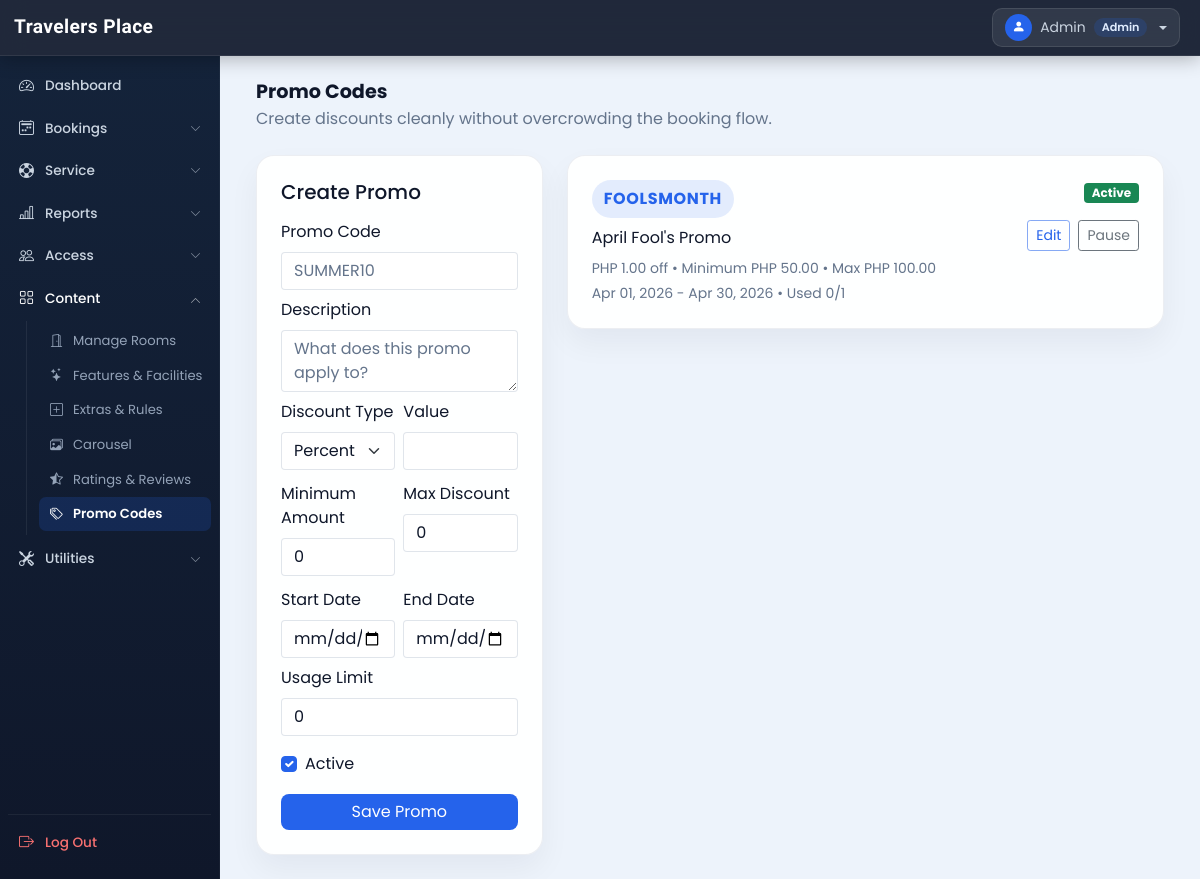
/admin/promo_codes.php (signed in), run on the app's committed database.
### tables this page shows
CREATE TABLE `promo_codes` (
  `id` int(11) NOT NULL AUTO_INCREMENT,
  `code` varchar(50) NOT NULL,
  `description` varchar(255) DEFAULT NULL,
  `discount_type` varchar(20) NOT NULL DEFAULT 'percent',
  `discount_value` decimal(10,2) NOT NULL DEFAULT 0.00,
  `min_amount` decimal(10,2) NOT NULL DEFAULT 0.00,
  `max_discount` decimal(10,2) NOT NULL DEFAULT 0.00,
  `start_date` date DEFAULT NULL,
  `end_date` date DEFAULT NULL,
  `usage_limit` int(11) NOT NULL DEFAULT 0,
  `used_count` int(11) NOT NULL DEFAULT 0,
  `is_active` tinyint(1) NOT NULL DEFAULT 1,
  `created_by` int(11) DEFAULT NULL,
  `created_at` timestamp NOT NULL DEFAULT current_timestamp(),
  PRIMARY KEY (`id`),
  UNIQUE KEY `code` (`code`)
);

### admin/promo_codes.php (the view, shortened to what this page needs)
<?php
  require('inc/db_config.php');
  $promo_rows = [];
  $promo_res = mysqli_query($con, "SELECT * FROM `promo_codes` ORDER BY `created_at` DESC, `id` DESC");
  while ($promo_res && $row = mysqli_fetch_assoc($promo_res)) {
    $promo_rows[] = $row;
  }
  $edit_promo = null;
?>
<!DOCTYPE html>
<html lang="en">
<head>
  <?php require('inc/links.php'); ?>
</head>
<body class="bg-light">
  <?php require('inc/header.php'); ?>
  <div class="container-fluid" id="main-content">
    <div class="p-4">
      <div class="d-flex justify-content-between align-items-start flex-wrap gap-3 mb-4">
        <div>
          <h3 class="mb-1">Promo Codes</h3>
          <p class="text-muted mb-0">Create discounts cleanly without overcrowding the booking flow.</p>
        </div>
      </div>
      <div class="row g-4">
        <div class="col-lg-4">
          <div class="promo-form-card p-4">
            <h5 class="mb-3"><?php echo $edit_promo ? 'Edit Promo' : 'Create Promo'; ?></h5>
            <form method="POST">
              <div class="mb-2">
                <label class="form-label">Promo Code</label>
                <input type="text" class="form-control shadow-none" name="code" value="<?php echo htmlspecialchars($edit_promo['code'] ?? ''); ?>" placeholder="SUMMER10" required>
              </div>
              <div class="mb-2">
                <label class="form-label">Description</label>
                <textarea class="form-control shadow-none" name="description" rows="2" placeholder="What does this promo apply to?"><?php echo htmlspecialchars($edit_promo['description'] ?? ''); ?></textarea>
              </div>
              <div class="row g-2">
                <div class="col-md-6">
                  <label class="form-label">Discount Type</label>
                  <select class="form-select shadow-none" name="discount_type">
                    <option value="percent" <?php echo (($edit_promo['discount_type'] ?? 'percent') === 'percent') ? 'selected' : ''; ?>>Percent</option>
                  </select>
                </div>
                <div class="col-md-6">
                  <label class="form-label">Value</label>
                  <input type="number" step="0.01" class="form-control shadow-none" name="discount_value" value="<?php echo htmlspecialchars($edit_promo['discount_value'] ?? ''); ?>" required>
                </div>
              </div>
              <div class="row g-2 mt-1">
                <div class="col-md-6">
                  <label class="form-label">Minimum Amount</label>
                  <input type="number" step="0.01" class="form-control shadow-none" name="min_amount" value="<?php echo htmlspecialchars($edit_promo['min_amount'] ?? '0'); ?>">
                </div>
                <div class="col-md-6">
                  <label class="form-label">Max Discount</label>
                  <input type="number" step="0.01" class="form-control shadow-none" name="max_discount" value="<?php echo htmlspecialchars($edit_promo['max_discount'] ?? '0'); ?>">
                </div>
              </div>
              <div class="row g-2 mt-1">
                <div class="col-md-6">
                  <label class="form-label">Start Date</label>
                  <input type="date" class="form-control shadow-none" name="start_date" value="<?php echo htmlspecialchars($edit_promo['start_date'] ?? ''); ?>">
                </div>
                <div class="col-md-6">
                  <label class="form-label">End Date</label>
                  <input type="date" class="form-control shadow-none" name="end_date" value="<?php echo htmlspecialchars($edit_promo['end_date'] ?? ''); ?>">
                </div>
              </div>
              <div class="mt-2">
                <label class="form-label">Usage Limit</label>
                <input type="number" class="form-control shadow-none" name="usage_limit" value="<?php echo htmlspecialchars($edit_promo['usage_limit'] ?? '0'); ?>">
              </div>
              <div class="form-check mt-3">
                <input class="form-check-input" type="checkbox" name="is_active" value="1" <?php echo !isset($edit_promo['is_active']) || !empty($edit_promo['is_active']) ? 'checked' : ''; ?>>
                <label class="form-check-label">Active</label>
              </div>
              <button type="submit" class="btn btn-primary shadow-none mt-3 w-100" name="save_promo"><?php echo $edit_promo ? 'Update Promo' : 'Save Promo'; ?></button>
            </form>
          </div>
        </div>
        <div class="col-lg-8">
          <div class="d-flex flex-column gap-3">
            <?php foreach ($promo_rows as $promo): ?>
              <div class="promo-card p-4">
                <div class="d-flex justify-content-between align-items-start flex-wrap gap-3">
                  <div>
                    <span class="promo-code-pill"><?php echo htmlspecialchars($promo['code']); ?></span>
                    <div class="mt-2 fw-semibold"><?php echo htmlspecialchars($promo['description'] ?: 'No description'); ?></div>
                    <div class="small text-muted mt-2">
                      <?php echo $promo['discount_type'] === 'percent' ? number_format((float)$promo['discount_value'], 2) . '% off' : 'PHP ' . number_format((float)$promo['discount_value'], 2) . ' off'; ?>
                      • Minimum PHP <?php echo number_format((float)$promo['min_amount'], 2); ?>
                      <?php if ((float)$promo['max_discount'] > 0): ?> • Max PHP <?php echo number_format((float)$promo['max_discount'], 2); ?><?php endif; ?>
                    </div>
                    <div class="small text-muted mt-1">
                      <?php echo $promo['start_date'] ? date('M d, Y', strtotime($promo['start_date'])) : 'Starts immediately'; ?>
                      -
                      <?php echo $promo['end_date'] ? date('M d, Y', strtotime($promo['end_date'])) : 'No expiry'; ?>
                      • Used <?php echo (int)$promo['used_count']; ?>/<?php echo (int)$promo['usage_limit']; ?>
                    </div>
                  </div>
                  <div class="text-end">
                    <span class="badge <?php echo !empty($promo['is_active']) ? 'bg-success' : 'bg-secondary'; ?>"><?php echo !empty($promo['is_active']) ? 'Active' : 'Inactive'; ?></span>
                    <div class="d-flex gap-2 mt-3">
                      <a class="btn btn-outline-primary shadow-none btn-sm" href="?edit=<?php echo (int)$promo['id']; ?>">Edit</a>
                      <form method="POST">
                        <button class="btn btn-outline-secondary shadow-none btn-sm" type="submit" name="toggle_promo"><?php echo !empty($promo['is_active']) ? 'Pause' : 'Activate'; ?></button>
                      </form>
                    </div>
                  </div>
                </div>
              </div>
            <?php endforeach; ?>
          </div>
        </div>
      </div>
    </div>
  </div>
</body>
</html>

### admin/css/common.css (style rules this page uses)
:root { --teal: #2ec1ac; --teal_hover: #279e8c; }
* { font-family: 'Poppins', sans-serif; }
input[type=number] { -moz-appearance: textfield; }
body.bg-light { background: linear-gradient(135deg, #f5f7fa 0%, #c3cfe2 100%); min-height: 100vh; }

### admin/css/layout.css (style rules this page uses)
:root { --sidebar-bg: #0f172a; --sidebar-hover: rgba(255,255,255,0.07); --sidebar-active-bg: #1e3a5f; --sidebar-text: #cbd5e1; --sidebar-text-active: #fff; --navbar-bg: rgba(15,23,42,0.95); --sidebar-width: 220px; --navbar-height: 56px; --accent: #3b82f6; }
body { background: #f1f5f9 !important; padding-top: var(--navbar-height) !important; padding-left: var(--sidebar-width) !important; }
#main-content h3 { font-size: 1.2rem; font-weight: 700; color: #0f172a; }
.btn-primary { background: #3b82f6; border: none; border-radius: 8px; }

### admin/css/admin-theme.css (style rules this page uses)
:root { --admin-accent: #2563eb; --admin-accent-rgb: 37, 99, 235; --admin-sidebar-bg: #14233a; --admin-sidebar-bg-strong: #0f172a; --admin-navbar-bg: rgba(15, 23, 42, 0.92); --admin-page-bg: #edf3fb; --admin-surface: rgba(255, 255, 255, 0.96); --admin-surface-muted: #f8fbff; --admin-border: rgba(148, 163, 184, 0.28); --admin-text: #0f172a; --admin-text-muted: #64748b; --admin-card-shadow: 0 18px 45px rgba(15, 23, 42, 0.08); --admin-menu-bg: #132136; --admin-menu-border: rgba(255, 255, 255, 0.08); --admin-menu-text: #d7e1ee; --admin-menu-text-muted: #94a3b8; --admin-sidebar-text: #d7e1ee; --admin-sidebar-text-active: #ffffff; --admin-sidebar-hover: rgba(255, 255, 255, 0.08); --admin-sidebar-active-bg: rgba(37, 99, 235, 0.18); --admin-login-bg: radial-gradient(circle at top left, rgba(37, 99, 235, 0.18), transparent 32%), radial-gradient(circle at bottom right, rgba(59, 130, 246, 0.12), transparent 28%), linear-gradient(135deg, #f7fbff 0%, #e9f0f9 52%, #dde7f3 100%); --admin-login-card: rgba(255, 255, 255, 0.92); --admin-login-card-border: rgba(255, 255, 255, 0.86); --admin-login-input: rgba(248, 250, 252, 0.98); --admin-login-input-border: #d7e2ee; --admin-login-input-text: #102033; --admin-login-muted: #607086; --admin-login-toggle-bg: rgba(255, 255, 255, 0.82); --admin-login-shadow: 0 25px 65px rgba(15, 23, 42, 0.14); }
body:not(.admin-auth-page) { background: var(--admin-page-bg) !important; color: var(--admin-text); transition: background-color 0.25s ease, color 0.25s ease; }
#main-content h3, #main-content h4, #main-content h5, .modal-title, .card-title { color: var(--admin-text) !important; }
#main-content .text-muted, #main-content .text-secondary, .modal-content .text-muted, .modal-content .text-secondary { color: var(--admin-text-muted) !important; }
.form-control, .form-select, .input-group-text, .form-check-input { background-color: var(--admin-surface) !important; color: var(--admin-text) !important; border-color: var(--admin-border) !important; }
.form-check-input:checked { background-color: var(--admin-accent) !important; border-color: var(--admin-accent) !important; }
.form-control::placeholder, .form-select::placeholder { color: var(--admin-text-muted) !important; }
.btn-primary, .custom-bg, .nav-tabs .nav-link.active { background: var(--admin-accent) !important; border-color: var(--admin-accent) !important; }
.btn-outline-primary { color: var(--admin-accent) !important; border-color: rgba(var(--admin-accent-rgb), 0.55) !important; }
a, .nav-tabs .nav-link:hover { color: var(--admin-accent); }

### admin/promo_codes.php (style rules this page uses)
.promo-card, .promo-form-card { border-radius: 18px; border: 1px solid rgba(148,163,184,0.18); background: rgba(255,255,255,0.95); box-shadow: 0 14px 30px rgba(15,23,42,0.05); }
.promo-code-pill { display: inline-flex; padding: 7px 12px; border-radius: 999px; background: rgba(var(--admin-accent-rgb),0.12); color: var(--admin-accent); font-weight: 700; letter-spacing: 0.04em; }

### data on the page
promo_codes: code "FOOLSMONTH", description "April Fool's Promo", discount_value "1.00", min_amount "50.00", max_discount "100.00", start_date "Apr 01, 2026", end_date "Apr 30, 2026", used_count "0", usage_limit "1", is_active "Active"

### other printed values
$admin_name "Admin"
$admin_role "Admin"
